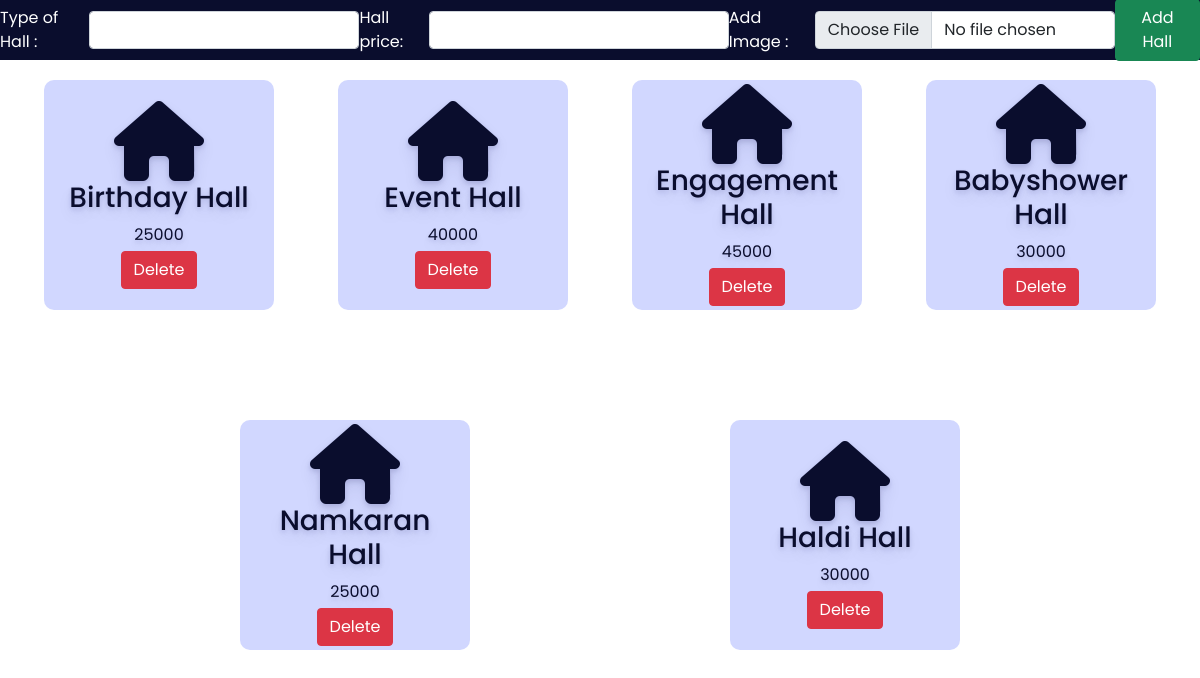
Screenshot of /admin/hall.php with the database file from the repository.
### tables this page shows
CREATE TABLE `hall` (
  `id` int(30) NOT NULL,
  `type` varchar(50) NOT NULL,
  `price` int(50) NOT NULL,
  `image` varchar(255) NOT NULL
);

### admin/hall.php (the view, shortened to what this page needs)
<?php
include '../config.php';
?>
<!DOCTYPE html>
<html lang="en">
<head>
    <link rel="stylesheet" href="https://cdnjs.cloudflare.com/ajax/libs/font-awesome/6.2.0/css/all.min.css" />
    <link href="https://cdn.jsdelivr.net/npm/bootstrap@5.0.2/dist/css/bootstrap.min.css" rel="stylesheet">
    <link rel="stylesheet" href="css/hall.css">
</head>
<body>
    <div class="addhallsection">
        <form action="" method="POST" enctype="multipart/form-data">
            <label for="thall">Type of Hall :</label>
            <select name="thall" class="form-control">
                <option value selected></option>
                <option value="Birthday Hall">Birthday Hall</option>
            </select>
            <label for="price">Hall price:</label>
            <input type="number" name="price" class="form-control">
            <label for="event">Add Image :</label>
            <input type="file" name="file" class="form-control">
            <button type="submit" class="btn btn-success" name="addhall">Add Hall</button>
        </form>
    </div>
    <div class="hall">
        <?php
        $sql = "select * from hall";
        $re = mysqli_query($conn, $sql)
        ?>
        <?php
        while ($row = mysqli_fetch_array($re)) {
            echo "<div class='hallbox'>
            <div class='text-center no-boder'>
                <i class='fa fa-home fa-5x'></i>
                <h3>" . $row['type'] . "</h3>
                <div class='mb-1'>" . $row['price'] . "</div>
                <a href='halldelete.php?id=". $row['id'] ."'><button class='btn btn-danger'>Delete</button></a>
            </div>
        </div>";
        }
        ?>
    </div>
</body>
</html>

### admin/css/hall.css (style rules this page uses)
:root { --bg-text-shadow: 0 2px 4px rgb(13 0 77 / 8%), 0 3px 6px rgb(13 0 77 / 8%), 0 8px 16px rgb(13 0 77 / 8%); --bg-box-shadow: 0px 0px 20px 6px rgba(8, 8, 15, 0.31); }
* { margin: 0; padding: 0; font-family: 'Poppins', sans-serif; }
.addhallsection { height: 60px; width: 100%; background-color: #0a0d2d; position:fixed; z-index: 100; }
.addhallsection form { height: 100%; display: flex; justify-content: space-evenly; align-items: center; }
.addhallsection form label { color: white; }
.addhallsection form select { width: 300px; }
.addhallsection form input { width: 300px; }
.hall { display: flex; position: relative; top: 60px; height: 85vh; overflow-y: scroll; justify-content: space-evenly; flex-wrap: wrap; }
.hallbox { height: 230px; width: 230px; margin: 20px; display: flex; flex-direction: column; justify-content: center; color: #0a0d2d; text-shadow: var(--bg-text-shadow); border-radius: 10px; }

### admin/hall.php (style rules this page uses)
.hallbox { background-color: #d1d7ff; padding: 10px; }

### rows the page displays
hall: type "Birthday Hall", price "25000"
hall: type "Event Hall", price "40000"
hall: type "Engagement Hall", price "45000"
hall: type "Babyshower Hall", price "30000"
hall: type "Namkaran Hall", price "25000"
hall: type "Haldi Hall", price "30000"
